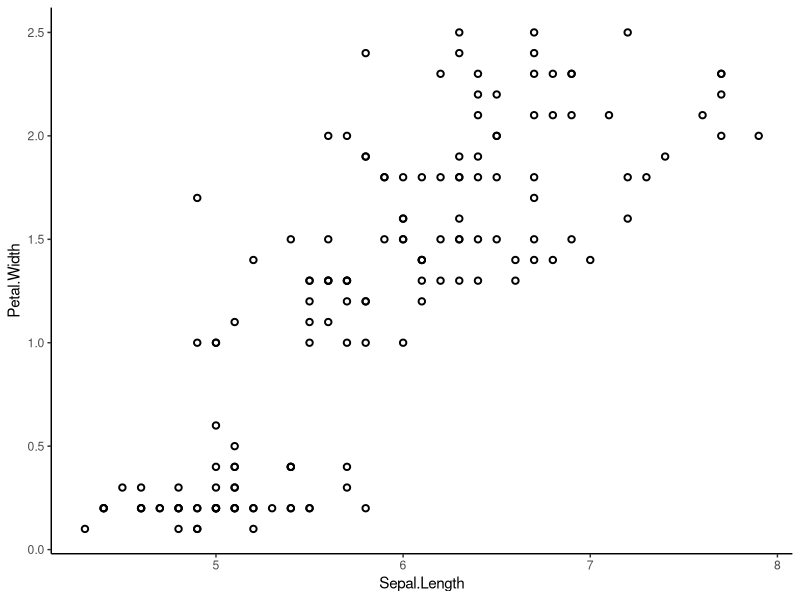
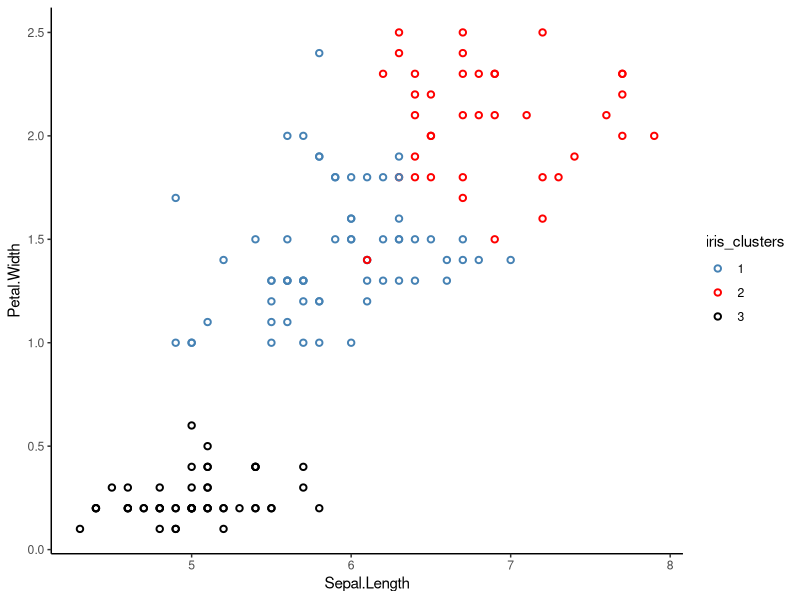
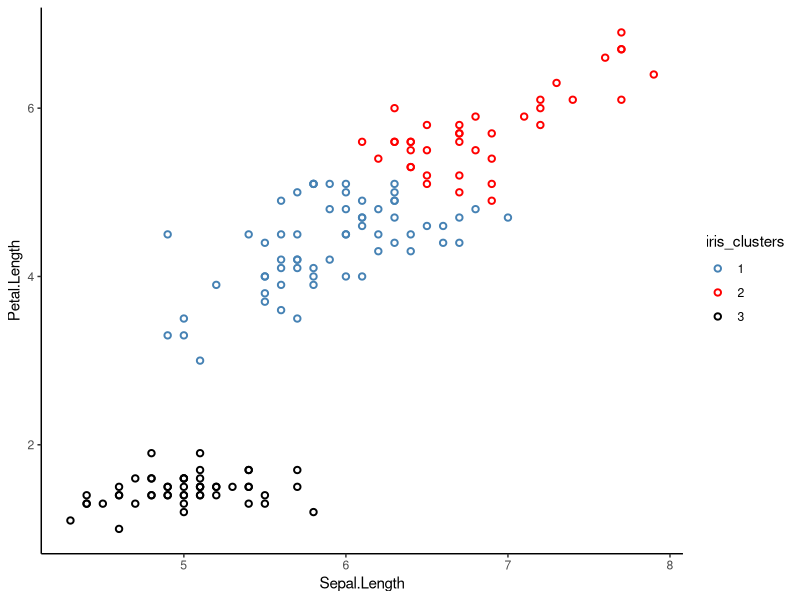
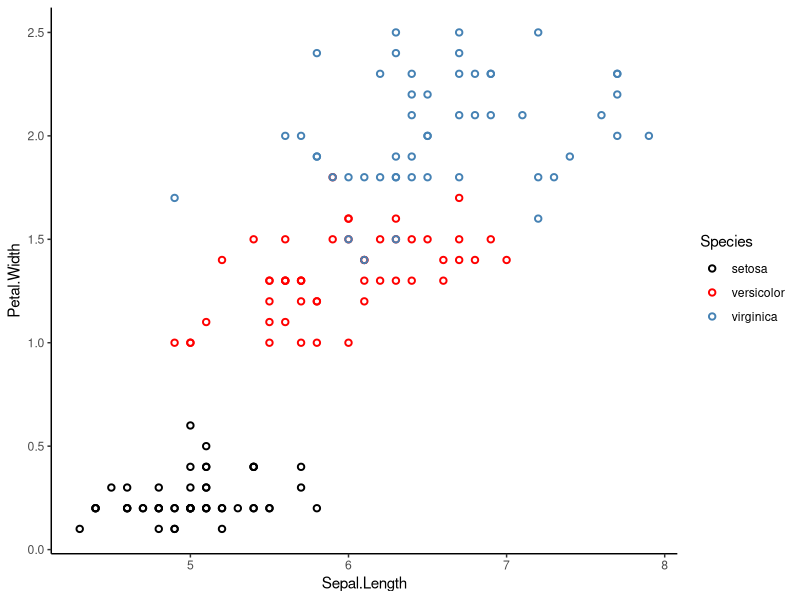
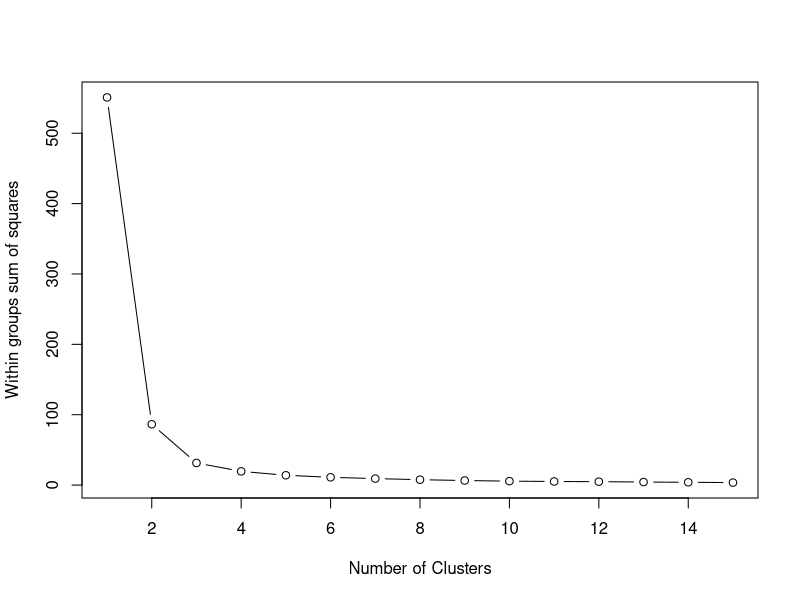
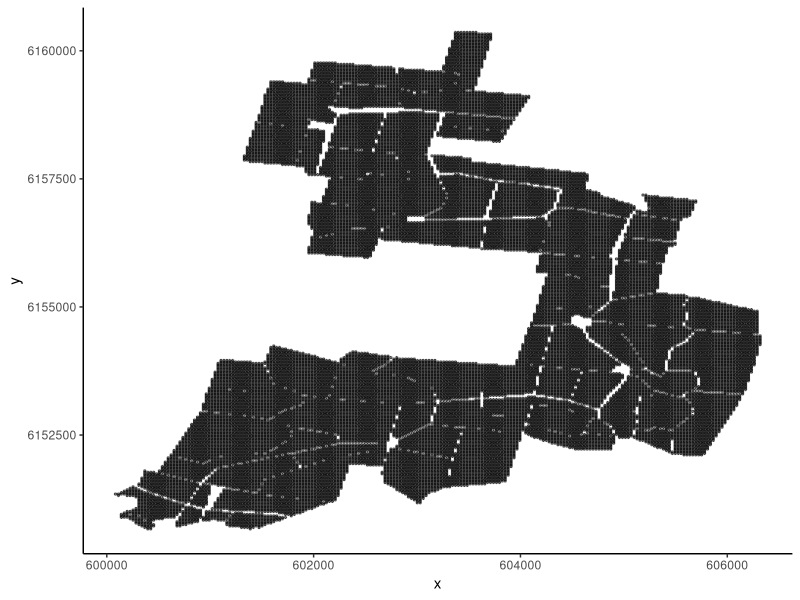
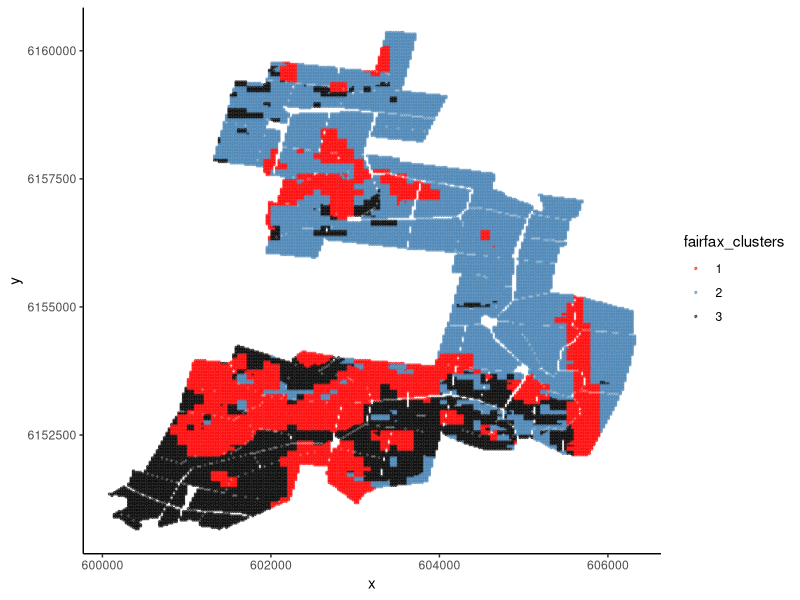
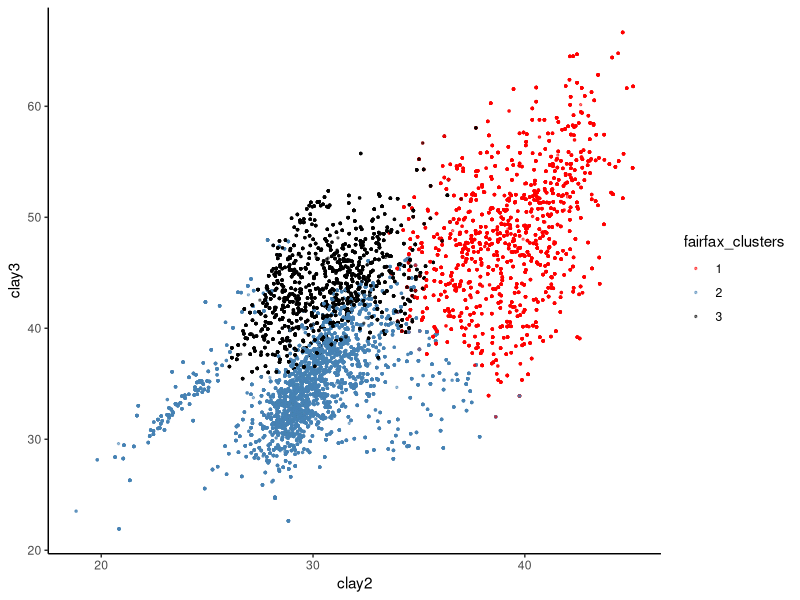

The R script that drew these images, in order:
## ---- chunk 1
library(readr)
library(tidyverse)
library(vegan)
## ---- chunk 2
knitr::include_graphics('https://upload.wikimedia.org/wikipedia/commons/d/d4/Brushes-and-paint.jpg')
## ---- chunk 3
knitr::include_graphics('https://upload.wikimedia.org/wikipedia/commons/f/f2/Old_books.jpg')
## ---- chunk 4
knitr::include_graphics('https://upload.wikimedia.org/wikipedia/commons/d/d4/Euclid%27s_Elements%2C_1482.jpg')
## ---- chunk 5
knitr::include_graphics('https://upload.wikimedia.org/wikipedia/commons/e/ed/Food_basket.jpg')
## ---- chunk 6
knitr::include_graphics('https://upload.wikimedia.org/wikipedia/commons/1/12/Estonian_Museum_of_Natural_History_Specimen_No_180314_photo_%28g1_g1-5028_1_jpg%29.jpg')
## ---- chunk 7
fossils <- read.csv('data/fossils.csv', row.names = 1)
## ---- chunk 8
knitr::include_graphics('https://upload.wikimedia.org/wikipedia/commons/6/6e/Trilobiti_.jpg')
## ---- chunk 9
fossils_BC_dissimilarity <- vegdist(fossils, method = 'bray') 
# Specify `method = '...'` to tell R which distance metric or semi-metric you want to use. 
# In this case, we used `method = 'bray'` for Bray-Curtis dissimilarity, a semi-metric.
## ---- chunk 10
fossil_BC_dissimilarity_table <- as.matrix(fossils_BC_dissimilarity)
## ---- chunk 11
which.max(fossil_BC_dissimilarity_table[1,])
## ---- chunk 12
which.min(fossil_BC_dissimilarity_table[1,])
## ---- chunk 13
which.min(fossil_BC_dissimilarity_table[1,-1])
# [1,-1] filters for the first row, excluding the first column (due to the minus sign).
## ---- chunk 14
which.max(fossil_BC_dissimilarity_table[3,])
## ---- chunk 15
which.min(fossil_BC_dissimilarity_table[3,-3])
## ---- chunk 16
fossils_euclidean_dissimilarity_table <- as.matrix(vegdist(fossils, method = 'euclidean'))
## ---- chunk 17
knitr::include_graphics('https://upload.wikimedia.org/wikipedia/commons/9/93/Water_colour_painting_by_Mong_kyaw_sing_marma.jpg')
## ---- chunk 18
str(iris)
## ---- chunk 19
ggplot(data = iris, 
       aes(x = Sepal.Length, y = Petal.Width)) +
  geom_point(shape = 1, stroke = 1)+
  theme_classic()
# shape = 1, stroke = 1 arguments give the graph its rimmed circles. 
# Stick with normal circles if you like them better; it's up to you.
## ---- chunk 20
iris_k_means_3_clusters <- kmeans(iris[,-5], centers = 3, nstart = 20)
# [,-5] excludes the fifth column, which is our 'Species' column.
# kmeans(..., centers = 3) tells R we want 3 clusters.
# kmeans(..., nstart = 20) tells R we want to try 20 different initial configurations
## ---- chunk 21
iris_k_means_3_clusters$cluster
## ---- chunk 22
iris_clusters <- as.factor(iris_k_means_3_clusters$cluster)
## ---- chunk 23
ggplot(data = iris, 
       aes(x = Sepal.Length, y = Petal.Width,
       colour = iris_clusters)) +
  geom_point(shape = 1, stroke = 1,)+
  scale_colour_manual(values = c('steelblue','red','black'))+
  theme_classic() 
## ---- chunk 24
iris_clusters <- as.factor(iris_k_means_3_clusters$cluster)
ggplot(data = iris, 
       aes(x = Sepal.Length, y = Petal.Length,
       colour = iris_clusters)) +
  geom_point(shape = 1, stroke = 1,)+
  scale_colour_manual(values = c('steelblue','red','black'))+
  theme_classic() 
## ---- chunk 25
iris_clusters <- as.factor(iris_k_means_3_clusters$cluster)
ggplot(data = iris, 
       aes(x = Sepal.Length, y = Petal.Width,
       colour = Species)) +
  geom_point(shape = 1, stroke = 1,)+
  scale_colour_manual(values = c('black','red','steelblue'))+
  theme_classic() 
## ---- chunk 26
wss <- (nrow(iris[,3:4])-1)*sum(apply(iris[,3:4],2,var)) 
for (i in 2:15) wss[i] <- sum(kmeans(iris[,3:4], centers=i,nstart=20)$withinss)
plot(1:15, wss, type="b", xlab="Number of Clusters", ylab="Within groups sum of squares")

## ---- chunk 27
knitr::include_graphics('https://upload.wikimedia.org/wikipedia/commons/thumb/a/a4/Iglesia_de_Nuestra_Señora_de_La_Blanca%2C_Cardejón%2C_España%2C_2012-09-01%2C_DD_02.JPG/1920px-Iglesia_de_Nuestra_Señora_de_La_Blanca%2C_Cardejón%2C_España%2C_2012-09-01%2C_DD_02.JPG')
## ---- chunk 28
fairfax_field_soil_properties <- read.csv("data/fairfax.csv", row.names = 1)

str(fairfax_field_soil_properties)
## ---- chunk 29
fairfax_field_soil_properties_tidy <- na.omit(fairfax_field_soil_properties)

str(fairfax_field_soil_properties_tidy)
## ---- chunk 30
ggplot(fairfax_field_soil_properties_tidy, 
       aes(x = x, y = y)) +
  geom_point(size = 0.5, alpha = 0.5) +
  theme_classic()
## ---- chunk 31
fairfax_field_soil_properties_scaled <- scale(fairfax_field_soil_properties_tidy[,3:8])
## ---- chunk 32
fairfax_k_means_3_clusters <- kmeans(fairfax_field_soil_properties_scaled, 3, nstart = 20)
## ---- chunk 33
fairfax_clusters <- as.factor(fairfax_k_means_3_clusters$cluster)
## ---- chunk 34
ggplot(fairfax_field_soil_properties_tidy, 
       aes(x = x, y = y, 
           colour = fairfax_clusters)) +
  geom_point(size = 0.5, alpha = 0.5) +
  scale_colour_manual(values = c('red','steelblue','black'))+
  theme_classic()
## ---- chunk 35
ggplot(fairfax_field_soil_properties_tidy, 
       aes(x = clay2, y = clay3, 
           colour = fairfax_clusters)) +
  geom_point(size = 0.5, alpha = 0.5) +
  scale_colour_manual(values = c('red','steelblue','black'))+
  theme_classic()
## ---- chunk 36
knitr::include_graphics('https://upload.wikimedia.org/wikipedia/commons/8/82/Clarkia_pulchella_-_Jardin_des_Plantes.jpg')
## ---- chunk 37
knitr::include_graphics('https://upload.wikimedia.org/wikipedia/commons/f/fa/The_Ancestors_Tale_Mammals_Phylogenetic_Tree_in_mya.png')
## ---- chunk 38
Clarkia_genetics <- read.csv("data/mccue2.csv", row.names = 1)
str(Clarkia_genetics)
## ---- chunk 39
Clarkia_genetics
## ---- chunk 40
hc <- hclust(as.dist(Clarkia_genetics), method = "average")
## ---- chunk 41
plot(hc, 
     main="Dendrogram of *Clarkia* Sub-Populations",  
      ylab="Cavalli-Sforza chord distance")
## ---- chunk 42
knitr::include_graphics('https://upload.wikimedia.org/wikipedia/commons/5/56/CSIRO_ScienceImage_75_Mountain_Ash_Eucalyptus_regnans_Magdena_Tasmania.jpg')
